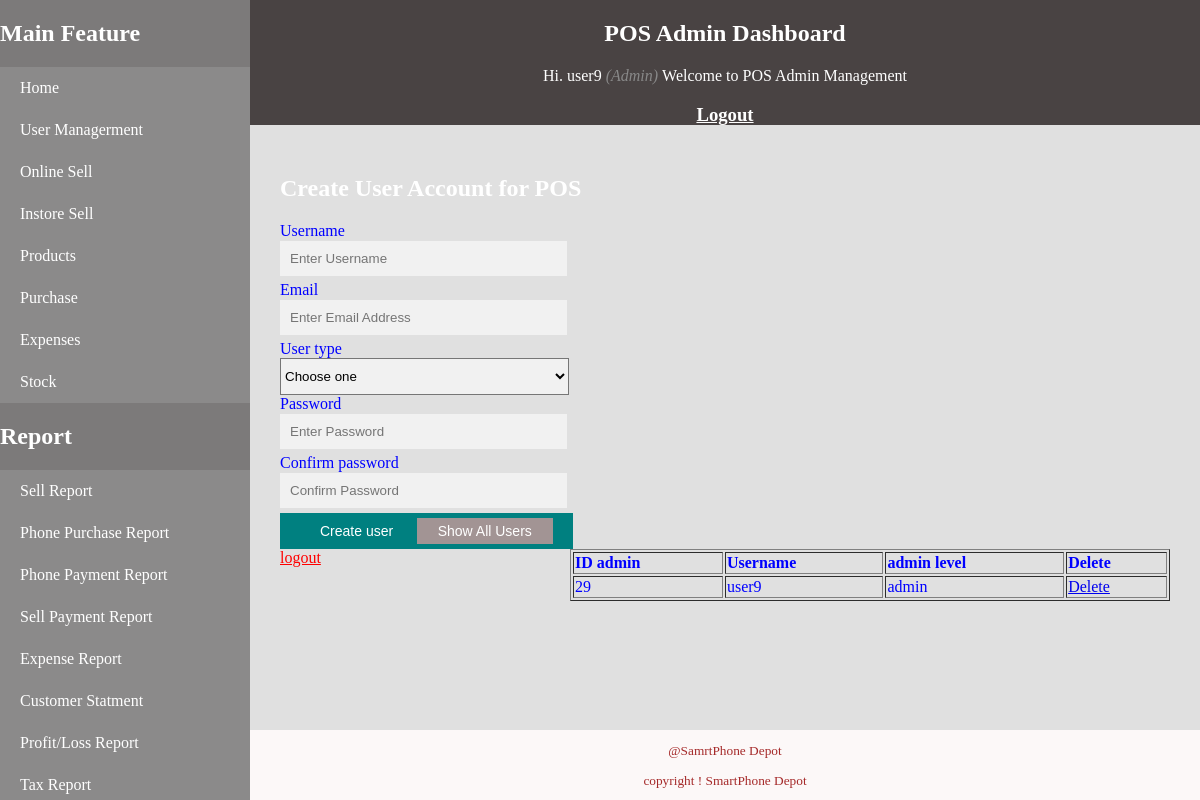
The page /spwebsite/admin/createUserAccount.php (signed in) on the database its author committed.
### tables this page shows
CREATE TABLE `loginadmin` (
  `idadmin` int(8) NOT NULL,
  `adminUsername` varchar(50) DEFAULT NULL,
  `adminPassword` varchar(100) DEFAULT NULL,
  `adminLevel` varchar(10) DEFAULT NULL
);

### spwebsite/admin/phpmaincode.php (called while the page is built, shortened)
<?php
$username = "";
$email    = "";

### spwebsite/admin/createUserAccount.php (the view, shortened to what this page needs)
<?php
include('phpmaincode.php');
?>
<!DOCTYPE html>
<html lang="en">
<head>
<link rel="stylesheet" type="text/css" href="css/mystyle.css">
</head>
<body>
<?php if (isset($_SESSION['success'])) : ?>
			<div class="error success" >
				<h3>
				</h3>
			</div>
		<?php endif ?>
<div>
		<?php require 'includes/sidenav.php';?>
		<?php require 'includes/header.php';?>
		<div id="content">
		<h2>Create User Account for POS</h2>
		<form method="post" action="createUserAccount.php">
		<div class="#">
			<label>Username</label></br>
			<input type="text" name="username" value="<?php echo $username; ?>" placeholder = "Enter Username">
		</div>
		<div>
			<label>Email</label></br>
			<input type="email" name="email" value="<?php echo $email; ?>" placeholder = "Enter Email Address">
		</div>
		<div>
			<label>User type</label></br>
			<select name="adminlevel" id="adminlevel" class="customerSelect">
				<option value="">Choose one</option>
			</select></br>
		</div>
		<div class="">
			<label>Password</label></br>
			<input type="password" name="password_1" placeholder = "Enter Password"></br>
		</div>
		<div class="">
			<label>Confirm password</label></br>
			<input type="password" name="password_2" placeholder = "Confirm Password"></br>
		</div>
		<div class="customBtn">
			<button type="submit" name="register_btn" class = "customBtn">  Create user</button>
			<button type="submit" name="show_btn" class = "customBtnshow">  Show All Users</button>
		</div>
	</form>
	<div class = "customContent">
	<table border="1" width ="600px;">
			<tr padding: 5px;>
				<th>ID admin</th>
				<th>Username</th>
				<th>admin level</th>
				<th>Delete</th>
			</tr>
			<?php
				$connection = @mysqli_connect("localhost", "root", "", "smartphonedepotdb") or die("cannot connect");
				$result = mysqli_query($connection, "SELECT 	idadmin, 	adminUsername, adminLevel FROM loginadmin");
				while ($row = mysqli_fetch_row($result)) {
			?>
			<tr>
				<td><?php echo $row[0];?></td>
				<td><?php echo $row[1];?></td>
				<td><?php echo $row[2];?></td>
				<td><a href="delete.php?idadmin=<?php echo $row[0]?>&adminUsername=<?php echo $row[1]?>">Delete</a></td>
			</tr>
			<?php
				}
			?>
		</table>
	</div>
		<a href="index.php?logout='1'" style="color: red;">logout</a>
		</div>
		<?php require 'includes/footer.php';?>
</div>
</body>
</html>

### spwebsite/admin/css/mystyle.css (style rules this page uses)
body { margin:auto; width:100%; }
#content { background-color: #E0E0E0; position: fixed; top: 125px; left: 250px; right: 0; bottom: 70px; color: blue; text-align: left; overflow: auto; padding: 30px; }
h2 { color: white; font-weight: bold; }
input[type=text], input[type=password],input[type=email] { width: 30%; padding: 10px; margin: 1px 0 5px 0; display: inline-block; border: none; background: #f1f1f1; }
.customerSelect { width:32.5%; background:#f1f1f1; height:37.5px; }
.customBtn { background-color: teal; border: none; color: white; padding: 5px 20px; text-align: center; text-decoration: none; display: inline-block; font-size: 14px; }
.customBtnshow { background-color:#A29494; border: none; color: white; padding: 5px 21px; text-align: center; text-decoration: none; display: inline-block; font-size: 14px; }
.customContent { float:right; }

### rows shown on the page
loginadmin: idadmin "29", adminUsername "user9", adminLevel "admin"

### other values the page prints
$_SESSION['user']['adminUsername'] "user9"
$_SESSION['user']['adminLevel'] "Admin"
